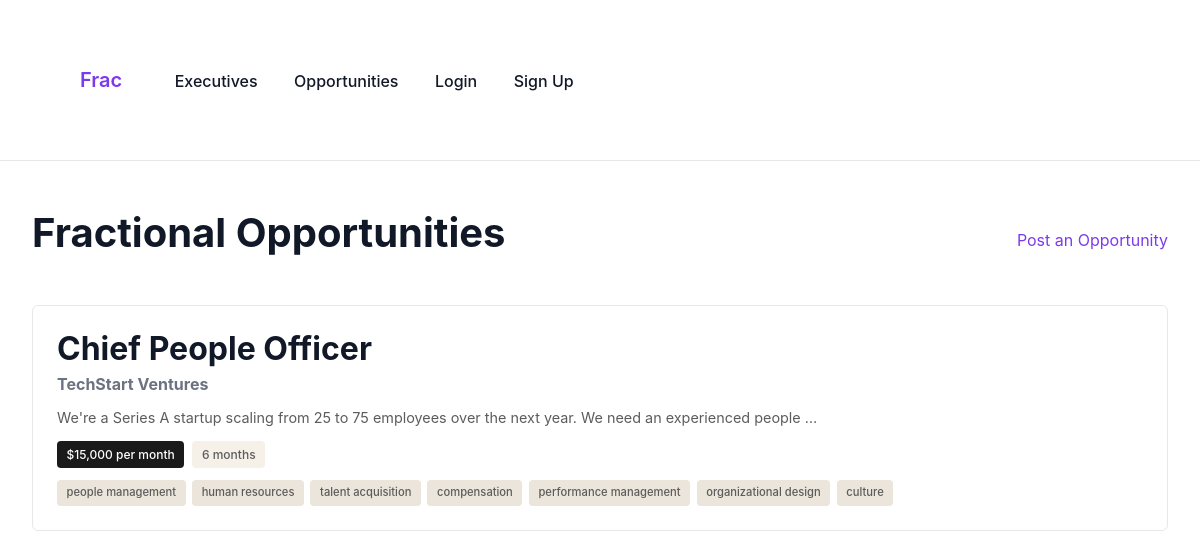
Screenshot of /opportunities/ with the database file from the repository.
### classifieds/models.py (models this page shows, shortened)
class Opportunity(models.Model):
    BUDGET_PERIOD_CHOICES = [
        ('hour', 'per hour'),
        ('day', 'per day'),
        ('week', 'per week'),
        ('month', 'per month'),
    ]
    DURATION_PERIOD_CHOICES = [
        ('days', 'days'),
        ('weeks', 'weeks'),
        ('months', 'months'),
    ]
    title = models.CharField(max_length=160)
    company = models.CharField(max_length=160)
    description = models.TextField()
    budget_amount = models.PositiveIntegerField(
        null=True,
        blank=True,
        help_text="Budget amount in USD"
    )
    budget_period = models.CharField(
        max_length=20,
        choices=BUDGET_PERIOD_CHOICES,
        default='month',
        blank=True
    )
    duration_amount = models.PositiveIntegerField(
        null=True,
        blank=True,
        help_text="Expected duration"
    )
    duration_period = models.CharField(
        max_length=20,
        choices=DURATION_PERIOD_CHOICES,
        default='months',
        blank=True
    )
    contact_email = models.EmailField()
    created_at = models.DateTimeField(auto_now_add=True)
    is_active = models.BooleanField(default=True)
    owner = models.ForeignKey(
        settings.AUTH_USER_MODEL,
        null=True,
        blank=True,
        on_delete=models.SET_NULL,
        related_name="opportunities"
    )
    required_skills_tags = models.CharField(
        max_length=500,
        blank=True,
        help_text="Comma-separated required skills (e.g., finance, strategy, fundraising)"
    )
    class Meta:
        verbose_name_plural = "Opportunities"
    def get_tags_list(self):
        if not self.required_skills_tags:
            return []
        return [tag.strip().lower() for tag in self.required_skills_tags.split(",") if tag.strip()]
    @property
    def budget_display(self):
        if self.budget_amount:
            period_display = dict(self.BUDGET_PERIOD_CHOICES).get(self.budget_period, self.budget_period)
            return f"${self.budget_amount:,} {period_display}"
        return None
    @property
    def duration_display(self):
        if self.duration_amount:
            return f"{self.duration_amount} {self.duration_period}"
        return None

### classifieds/views.py (the view)
# urls.py: path("", views.opportunity_list, name="opportunity_list"),                      # /opportunities/
def opportunity_list(request):
    opportunities = Opportunity.objects.order_by("-created_at")
    return render(request, "classifieds/opportunity_list.html", {"opportunities": opportunities})

### classifieds/templates/classifieds/opportunity_list.html (shortened to what this page needs)
{% load static %}
<!DOCTYPE html>
<html>
<head>
    <link rel="stylesheet" href="{% static 'frac-app.css' %}?v=4">
</head>
<body>
    <nav>
        <div class="container">
            <a href="{% url 'home' %}" style="font-weight: 600; margin-right: 1rem;">Frac</a>
            <a href="{% url 'exec_list' %}">Executives</a>
            <a href="{% url 'opportunity_list' %}">Opportunities</a>
            {% if user.is_authenticated %}
                <a href="{% url 'dashboard' %}">Dashboard</a>
                <a href="{% url 'logout' %}">Logout</a>
            {% else %}
                <a href="{% url 'login' %}">Login</a>
                <a href="{% url 'signup' %}" class="btn" style="margin-left: auto;">Sign Up</a>
            {% endif %}
        </div>
    </nav>
    <div class="container">
        <div style="display: flex; justify-content: space-between; align-items: center; margin-bottom: 2rem;">
            <h1>Fractional Opportunities</h1>
            {% if user.is_authenticated %}
                <a href="{% url 'post_opportunity' %}" class="btn">Post an Opportunity</a>
            {% else %}
                <a href="{% url 'signup' %}" class="btn">Post an Opportunity</a>
            {% endif %}
        </div>
        {% if opportunities %}
            <div class="card-grid">
                {% for opportunity in opportunities %}
                    <div class="card card-clickable" onclick="window.location='{% url 'opportunity_detail' opportunity.pk %}'">
                        <h2 style="margin: 0 0 0.25rem 0;">{{ opportunity.title }}</h2>
                        <p style="margin: 0 0 0.5rem 0;"><strong>{{ opportunity.company }}</strong></p>
                        {% if opportunity.description %}
                            <p style="font-size: 0.9rem; color: #5c5c5c; margin: 0;">{{ opportunity.description|truncatewords:20 }}</p>
                        {% endif %}
                        {% if opportunity.budget_display or opportunity.duration_display %}
                            <div style="display: flex; flex-wrap: wrap; gap: 0.5rem; margin-top: 0.75rem;">
                                {% if opportunity.budget_display %}
                                    <span style="display: inline-block; background: #1a1a1a; color: white; font-size: 0.75rem; font-weight: 500; padding: 0.25rem 0.6rem; border-radius: 4px;">{{ opportunity.budget_display }}</span>
                                {% endif %}
                                {% if opportunity.duration_display %}
                                    <span style="display: inline-block; background: #f5f0e8; color: #5c5c5c; font-size: 0.75rem; font-weight: 500; padding: 0.25rem 0.6rem; border-radius: 4px;">{{ opportunity.duration_display }}</span>
                                {% endif %}
                            </div>
                        {% endif %}
                        {% with tags=opportunity.get_tags_list %}
                            {% if tags %}
                                <div style="display: flex; flex-wrap: wrap; gap: 0.4rem; margin-top: 0.75rem;">
                                    {% for tag in tags %}
                                        <span style="display: inline-block; background: #ebe5db; color: #5c5c5c; font-size: 0.7rem; font-weight: 500; padding: 0.25rem 0.6rem; border-radius: 4px; text-transform: lowercase;">{{ tag }}</span>
                                    {% endfor %}
                                </div>
                            {% endif %}
                        {% endwith %}
                    </div>
                {% endfor %}
            </div>
        {% endif %}
    </div>
</body>
</html>

### classifieds/static/frac-app.css (style rules this page uses)
:root { --color-primary: #7c3aed; --color-primary-hover: #6d28d9; --color-primary-light: #a78bfa; --color-text: #111827; --color-text-secondary: #6b7280; --color-border: #e5e7eb; --color-bg: #ffffff; --color-bg-secondary: #f9fafb; --color-gray-button: #9ca3af; --color-gray-button-hover: #6b7280; --color-danger: #ef4444; --spacing-xs: 0.25rem; --spacing-sm: 0.5rem; --spacing-md: 1rem; --spacing-lg: 1.5rem; --spacing-xl: 2rem; --spacing-2xl: 3rem; --radius-sm: 4px; --radius-md: 6px; --radius-lg: 8px; --transition: all 0.2s ease; }
* { margin: 0; padding: 0; box-sizing: border-box; }
body { font-family: -apple-system, BlinkMacSystemFont, 'Segoe UI', 'Roboto', 'Oxygen', 'Ubuntu', 'Cantarell', 'Fira Sans', 'Droid Sans', 'Helvetica Neue', sans-serif; background-color: var(--color-bg); color: var(--color-text); line-height: 1.6; font-size: 16px; }
nav { background-color: var(--color-bg); border-bottom: 1px solid var(--color-border); padding: var(--spacing-md) var(--spacing-xl); position: sticky; top: 0; z-index: 100; }
nav a { text-decoration: none; color: var(--color-text); font-weight: 500; padding: var(--spacing-sm) var(--spacing-md); border-radius: var(--radius-md); transition: var(--transition); }
nav a:first-child { font-weight: 700; font-size: 1.25rem; color: var(--color-primary); }
h1, h2, h3, h4, h5, h6 { font-weight: 700; line-height: 1.2; color: var(--color-text); margin-bottom: var(--spacing-md); }
h1 { font-size: 2.5rem; }
h2 { font-size: 2rem; }
p { margin-bottom: var(--spacing-md); color: var(--color-text-secondary); }
a { color: var(--color-primary); text-decoration: none; transition: var(--transition); }
.container { max-width: 1200px; margin: 0 auto; padding: var(--spacing-2xl) var(--spacing-xl); }
.card { background: var(--color-bg); border: 1px solid var(--color-border); border-radius: var(--radius-md); padding: var(--spacing-lg); margin-bottom: var(--spacing-lg); transition: var(--transition); }

### classifieds/templates/classifieds/opportunity_list.html (style rules this page uses)
a { text-decoration: none !important; }
.card-clickable { cursor: pointer; }

### rows the page displays
Opportunity: title "Chief People Officer", company "TechStart Ventures", description "We're a Series A startup scaling from 25 to 75 employees over the next year. We need an experienced people …", budget_display "$15,000 per month", duration_display "6 months", tags "people management" "human resources" "talent acquisition" "compensation" "performance management" "organizational design" "culture"
